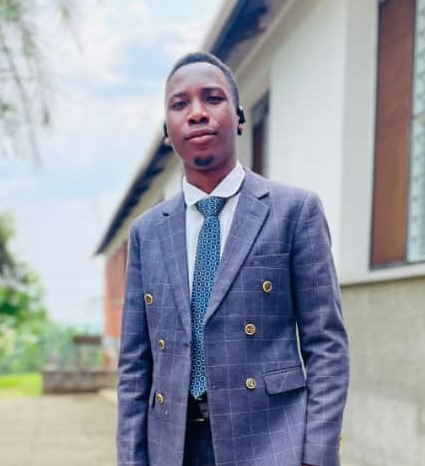
#> input picture my photo.jpg, 425 x 466 px
$ python -i image_processing.py   (imports and definitions only)   (older library calls are emulated)
#> lines starting #> are read from the running program, lines starting #| are printed output that depends on the picture
#> further down, picture is the input picture: shape (466, 425, 3); mean B, G, R 167.3, 156.2, 152.2
import cv2
import numpy as np

def get_blur_score(image):
    """
    Calculates the Laplacian variance to estimate image blurriness.
    Higher score = sharper image.
    """
    if image is None:
        return 0
    gray = cv2.cvtColor(image, cv2.COLOR_BGR2GRAY)
    return cv2.Laplacian(gray, cv2.CV_64F).var()

def apply_gamma(image, gamma=1.0):
    """Adjusts image brightness using gamma correction."""
    invGamma = 1.0 / gamma
    table = np.array([((i / 255.0) ** invGamma) * 255
        for i in np.arange(0, 256)]).astype("uint8")
    return cv2.LUT(image, table)

def preprocess_image(image):
    """
    Optimized preprocessing:
    1. Applies adaptive gamma correction for low-light.
    2. Normalizes lighting using CLAHE.
    """
    if image is None:
        return None

    # 1. Adaptive Gamma: Brighten if image is too dark
    gray = cv2.cvtColor(image, cv2.COLOR_BGR2GRAY)
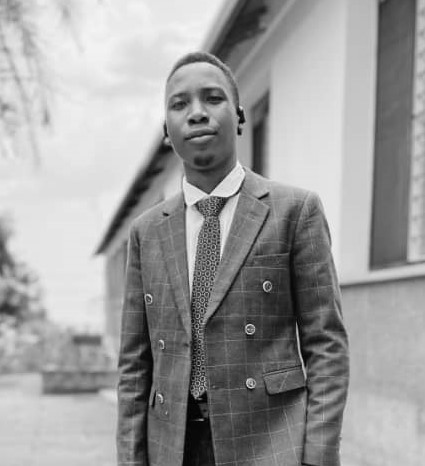
#> gray: shape (466, 425); min 1, max 252, mean 156.3
    mean_brightness = np.mean(gray)
#> mean_brightness = 156.3

    # If dark (mean < 90), apply brightening gamma
    if mean_brightness < 90:
        gamma_val = 1.5 if mean_brightness < 50 else 1.2
        image = apply_gamma(image, gamma=gamma_val)

    # 2. CLAHE Normalization
    # Convert to LAB color space
    lab = cv2.cvtColor(image, cv2.COLOR_BGR2LAB)
#> lab: shape (466, 425, 3); mean of channels 0, 1, 2 162.5, 130, 121.4
    l, a, b = cv2.split(lab)
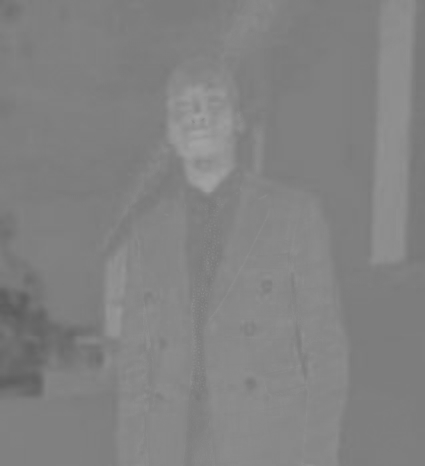
#> a: shape (466, 425); min 91, max 163, mean 130
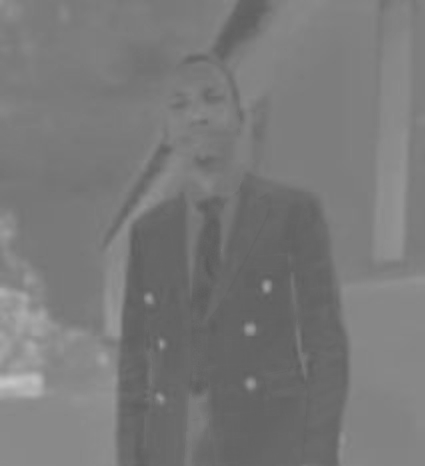
#> b: shape (466, 425); min 90, max 198, mean 121.4

    # Apply CLAHE to L-channel
    clahe = cv2.createCLAHE(clipLimit=3.0, tileGridSize=(8,8))
    cl = clahe.apply(l)
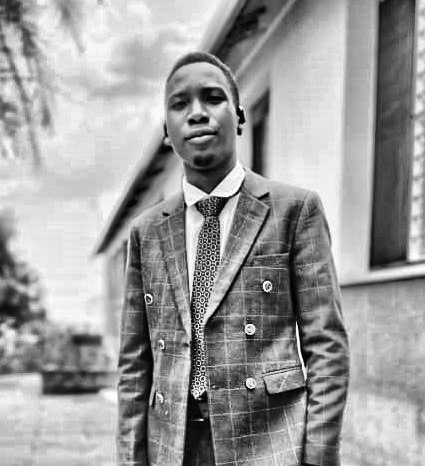
#> cl: shape (466, 425); min 0, max 255, mean 156.7

    # Merge and convert back to BGR
    limg = cv2.merge((cl,a,b))
#> limg: shape (466, 425, 3); mean of channels 0, 1, 2 156.7, 130, 121.4
    return cv2.cvtColor(limg, cv2.COLOR_LAB2BGR)
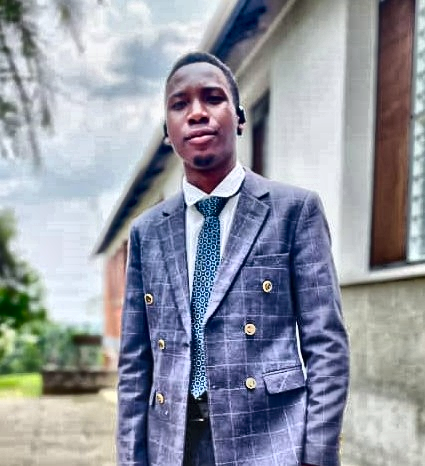
#> returned value: shape (466, 425, 3); mean B, G, R 161.9, 150.6, 146.6

>>> import cv2
>>> picture = cv2.imread('../my photo.jpg')
>>> result = preprocess_image(picture)

$ run again, on login-bg.png
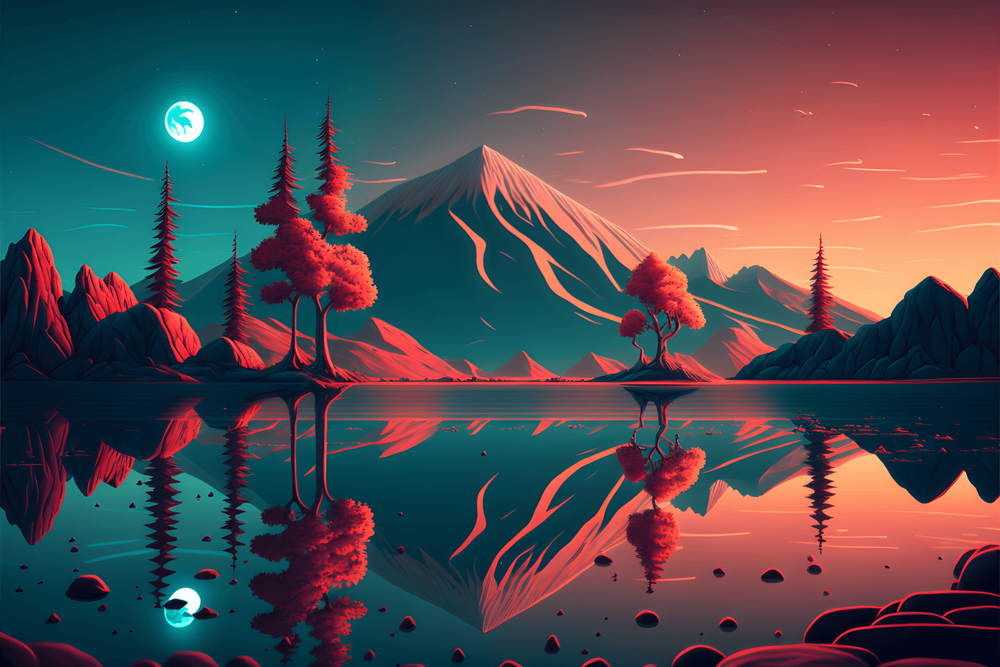
#> input picture login-bg.png, 1000 x 667 px, shrunk from 1920 x 1280 before the run
#> picture is the input picture: shape (667, 1000, 3); mean B, G, R 80.6, 74.6, 81.4
#> in preprocess_image, `gray = cv2.cvtColor(image, cv2.COLOR_BGR2GRAY)`:
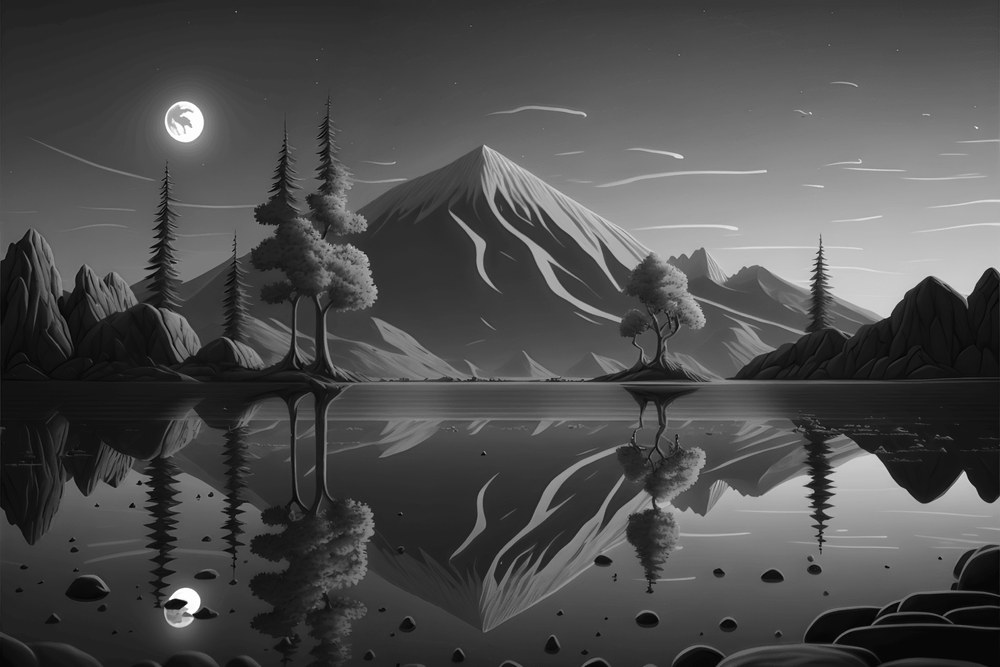
#> gray: shape (667, 1000); min 2, max 255, mean 77.3
#> mean_brightness = 77.32
#> gamma_val = 1.2
#> invGamma = 0.833
#> table = 256 values from 0 to 255
#> lab: shape (667, 1000, 3); mean of channels 0, 1, 2 102.1, 134.4, 127.1
#> limg: shape (667, 1000, 3); mean of channels 0, 1, 2 115, 134.4, 127.1
#> in preprocess_image, `return cv2.cvtColor(limg, cv2.COLOR_LAB2BGR)`:
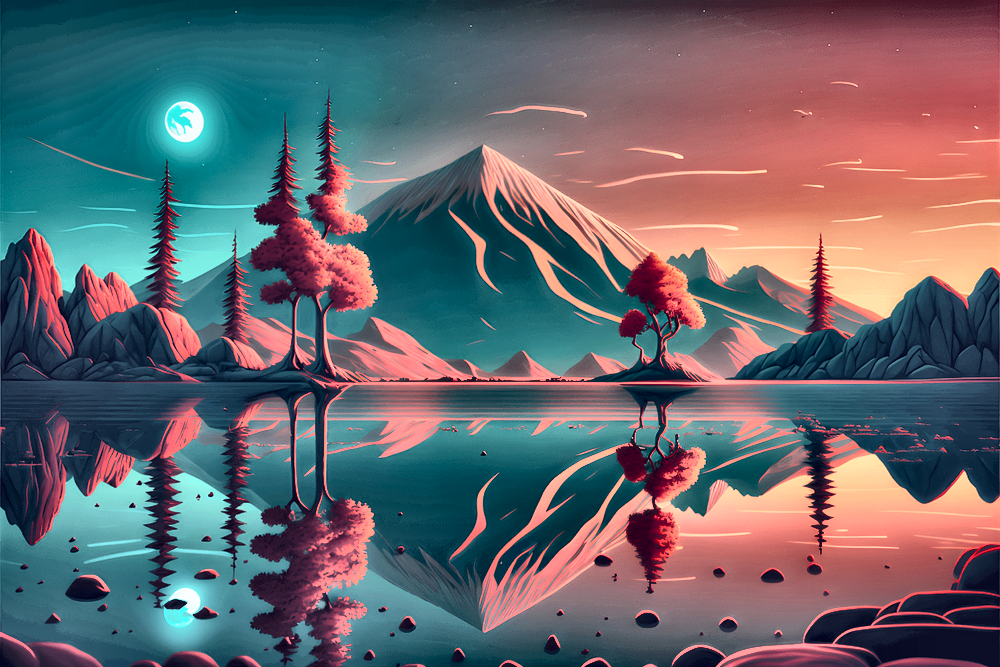
#> returned value: shape (667, 1000, 3); mean B, G, R 109.2, 102.5, 102.4
